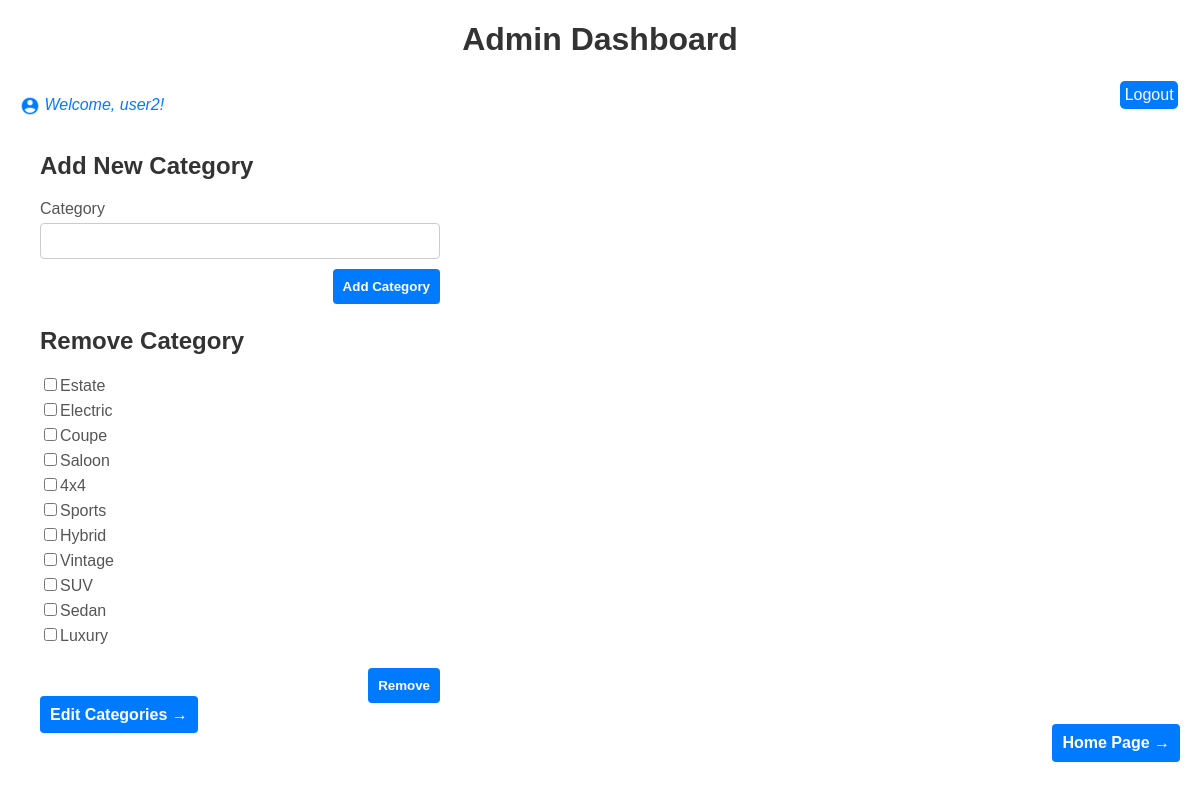
The page /adminCategories.php (signed in) on the database its author committed.
### tables this page shows
CREATE TABLE `category` (
  `category_id` int(11) NOT NULL AUTO_INCREMENT,
  `category_name` varchar(20) NOT NULL,
  PRIMARY KEY (`category_id`)
);

### public/deleteCategory.php (the view, shortened to what this page needs)
<?php
require('dbconnect.php');
?>
<!DOCTYPE html>
<html lang="en">
<head>
</head>
<body>
    <div>
        <h2>Remove Category</h2>
        <form action="deleteCategory.php" method="POST">
            <?php
            $statement = $Connection->prepare('select * from category');
            $statement->execute();
            $categories = $statement->fetchAll(PDO::FETCH_ASSOC);
            foreach ($categories as $category) {
                echo '<input type="checkbox" name="selected_categories[]" value="' . $category['category_id'] . '">';
                echo '<label>' . $category['category_name'] . '</label><br>';
            }
            ?>
            <br />
            <button type="submit">Remove</button>
        </form>
    </div>
</body>
</html>

### public/adminCategories.php (style rules this page uses)
body { font-family: Arial, sans-serif; margin: 20px; }

### public/addCategory.php (style rules this page uses)
form { max-width: 400px; }
label { display: block; margin-bottom: 5px; color: #555; }
button { background-color: #007bff; color: #fff; font-weight: bold; padding: 10px; border: none; border-radius: 4px; cursor: pointer; }

### public/deleteCategory.php (style rules this page uses)
div { font-family: Arial, sans-serif; margin: 20px; }
h2 { color: #333; }
form { max-width: 400px; }
label { display: inline-block; margin-bottom: 5px; color: #555; }
button { background-color: #007bff; color: #fff; font-weight: bold; padding: 10px; border: none; border-radius: 4px; cursor: pointer; float: right; }

### rows shown on the page
category: category_name "Estate"
category: category_name "Electric"
category: category_name "Coupe"
category: category_name "Saloon"
category: category_name "4x4"
category: category_name "Sports"
category: category_name "Hybrid"
category: category_name "Vintage"
category: category_name "SUV"
category: category_name "Sedan"
category: category_name "Luxury"

### other values the page prints
$_SESSION['username'] "user2"
